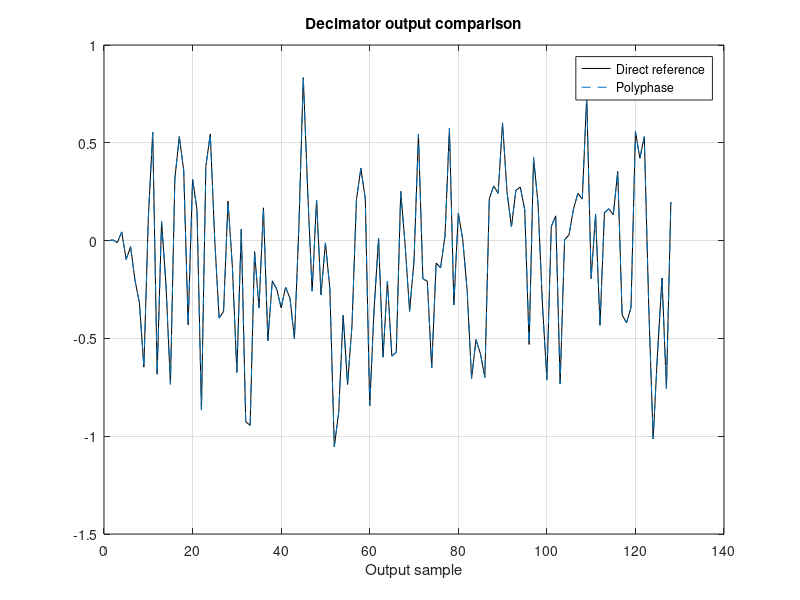

The MATLAB script that drew this image:
% Experiment 13: Polyphase implementation of decimation and interpolation filters
% Standalone MATLAB script. Uses example parameters because the screenshots omit
% the input parameter tables. Change the marked values to your lab values.
clear; close all; clc; rng(7);
x=randn(1,512); h=fir1(31,0.22); M=4; y0=filter(h,1,x); yRef=y0(1:M:end);
% Equivalent phase-wise filtering followed by aligned output selection
E=cell(1,M); for r=0:M-1, E{r+1}=h(r+1:M:end); end
yPoly=zeros(size(yRef)); for k=1:numel(yRef), n0=(k-1)*M; acc=0; for r=0:M-1, for ell=0:numel(E{r+1})-1, xi=n0-(r+ell*M)+1; if xi>=1, acc=acc+E{r+1}(ell+1)*x(xi); end, end, end, yPoly(k)=acc; end
figure; plot(yRef,'k'); hold on; plot(yPoly,'--'); grid on; legend('Direct reference','Polyphase'); title('Decimator output comparison'); xlabel('Output sample');
disp('Polyphase branches:'); disp(E);
